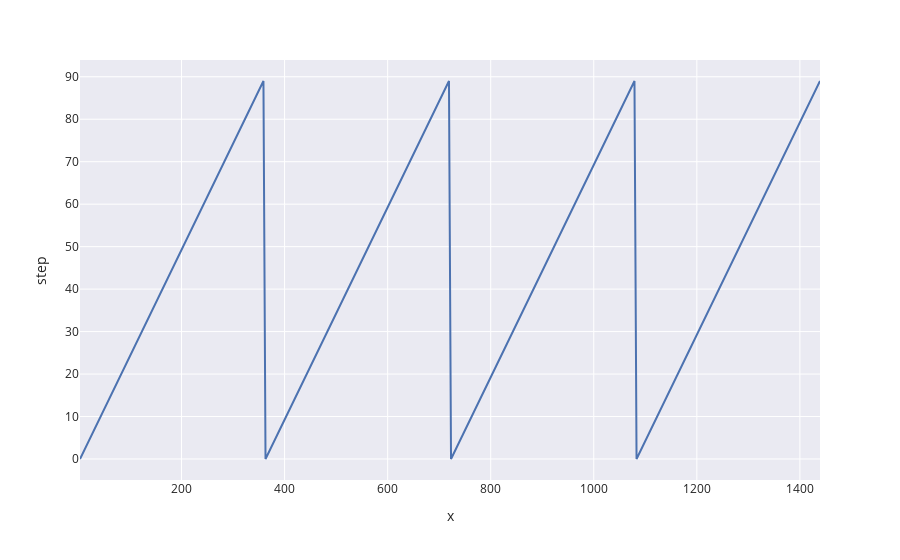

Source (notebook cell):
### Code cell
# df[df.metric == 'Accuracy - validation'].step.plot()

px.line(df[df.metric == 'Accuracy - validation'], x=df[df.metric == 'Accuracy - validation'].index, y='step')

### Figure 1 — Plotly figure (JSON) as saved in the notebook; plotly's stock layout.template omitted (floating-point values rounded to 4 significant figures; data arrays with more than 128 entries replaced by an {"elided": "..."} marker saying what was removed)
{"data": [{"hovertemplate": "x=%{x}<br>step=%{y}<extra></extra>", "legendgroup": "", "line": {"color": "rgb(76,114,176)", "dash": "solid"}, "marker": {"symbol": "circle"}, "mode": "lines", "name": "", "orientation": "v", "showlegend": false, "type": "scatter", "x": {"elided": "360 int values"}, "xaxis": "x", "y": {"elided": "360 int values"}, "yaxis": "y"}], "layout": {"legend": {"tracegroupgap": 0}, "margin": {"t": 60}, "xaxis": {"anchor": "y", "domain": [0, 1], "title": {"text": "x"}}, "yaxis": {"anchor": "x", "domain": [0, 1], "title": {"text": "step"}}}}
